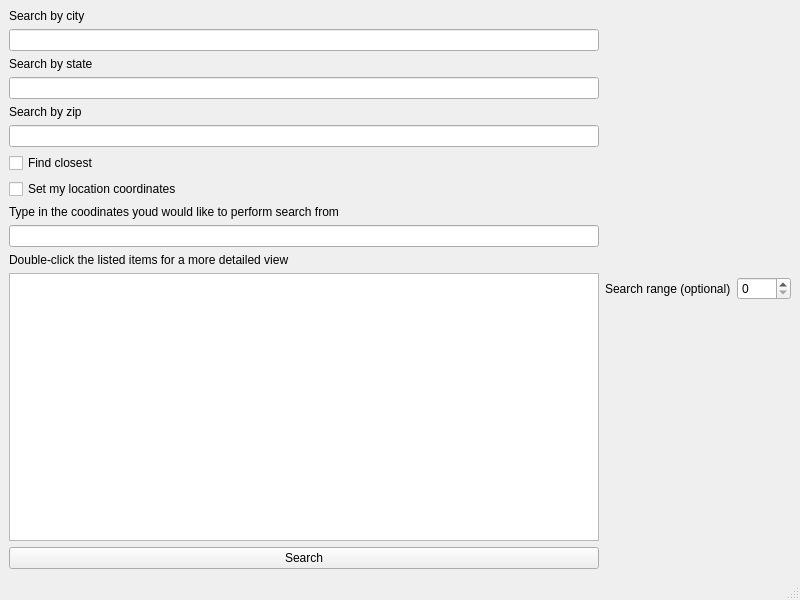
<?xml version="1.0" encoding="UTF-8"?>
<ui version="4.0">
 <class>SearchWindow</class>
 <widget class="QMainWindow" name="SearchWindow">
  <property name="geometry">
   <rect>
    <x>0</x>
    <y>0</y>
    <width>800</width>
    <height>600</height>
   </rect>
  </property>
  <property name="windowTitle">
   <string>MainWindow</string>
  </property>
  <widget class="QWidget" name="centralwidget">
   <layout class="QHBoxLayout" name="horizontalLayout_2">
    <item>
     <layout class="QVBoxLayout" name="verticalLayout">
      <item>
       <widget class="QLabel" name="lblCity">
        <property name="text">
         <string>Search by city</string>
        </property>
       </widget>
      </item>
      <item>
       <widget class="QLineEdit" name="lnCity"/>
      </item>
      <item>
       <widget class="QLabel" name="lblState">
        <property name="text">
         <string>Search by state</string>
        </property>
       </widget>
      </item>
      <item>
       <widget class="QLineEdit" name="lnState"/>
      </item>
      <item>
       <widget class="QLabel" name="lblZip">
        <property name="text">
         <string>Search by zip</string>
        </property>
       </widget>
      </item>
      <item>
       <widget class="QLineEdit" name="lnZip"/>
      </item>
      <item>
       <widget class="QCheckBox" name="cbxCoords">
        <property name="text">
         <string>Find closest</string>
        </property>
       </widget>
      </item>
      <item>
       <widget class="QCheckBox" name="cbxMyCoords">
        <property name="text">
         <string>Set my location coordinates</string>
        </property>
       </widget>
      </item>
      <item>
       <widget class="QLabel" name="lblLimit">
        <property name="text">
         <string>Type in the coodinates youd would like to perform search from</string>
        </property>
       </widget>
      </item>
      <item>
       <widget class="QLineEdit" name="lnCoords"/>
      </item>
      <item>
       <widget class="QLabel" name="lblResult">
        <property name="text">
         <string>Double-click the listed items for a more detailed view</string>
        </property>
       </widget>
      </item>
      <item>
       <widget class="QListWidget" name="lSearch"/>
      </item>
      <item>
       <widget class="QPushButton" name="btnSearch">
        <property name="text">
         <string>Search</string>
        </property>
       </widget>
      </item>
     </layout>
    </item>
    <item>
     <layout class="QHBoxLayout" name="horizontalLayout">
      <item>
       <widget class="QLabel" name="lblLimit_2">
        <property name="text">
         <string>Search range (optional)</string>
        </property>
       </widget>
      </item>
      <item>
       <widget class="QSpinBox" name="sbLimit">
        <property name="maximum">
         <number>9999</number>
        </property>
       </widget>
      </item>
     </layout>
    </item>
   </layout>
  </widget>
  <widget class="QMenuBar" name="menubar">
   <property name="geometry">
    <rect>
     <x>0</x>
     <y>0</y>
     <width>800</width>
     <height>22</height>
    </rect>
   </property>
  </widget>
  <widget class="QStatusBar" name="statusbar"/>
 </widget>
 <resources/>
 <connections/>
</ui>
